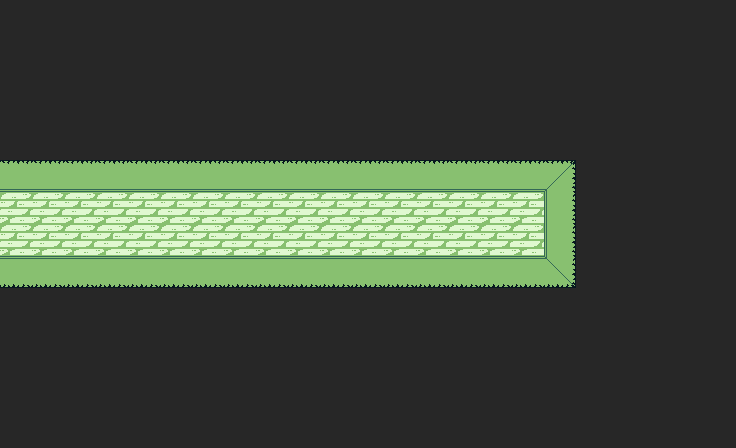

A 2D game scene composited from a Tiled map and its tileset images. What follows is a short description and the map's XML, with every tile layer's data as written:
An orthogonal 23x14 tile map with 32x32 px tiles, 1 tile layer (Vrstva dlaždic 1).

<map version="1.8" tiledversion="1.8.4" orientation="orthogonal" renderorder="right-down" width="23" height="14" tilewidth="32" tileheight="32" infinite="0" nextlayerid="2" nextobjectid="1">
 <tileset firstgid="1" source="../Zdi.tsx" />
 <layer id="1" name="Vrstva dlaždic 1" width="23" height="14">
  <data encoding="csv">
18,18,18,18,18,18,18,18,18,18,18,18,18,18,18,18,18,18,18,18,18,18,18,
18,18,18,18,18,18,18,18,18,18,18,18,18,18,18,18,18,18,18,18,18,18,18,
18,18,18,18,18,18,18,18,18,18,18,18,18,18,18,18,18,18,18,18,18,18,18,
18,18,18,18,18,18,18,18,18,18,18,18,18,18,18,18,18,18,18,18,18,18,18,
18,18,18,18,18,18,18,18,18,18,18,18,18,18,18,18,18,18,18,18,18,18,18,
6,6,6,6,6,6,6,6,6,6,6,6,6,6,6,6,6,7,18,18,18,18,18,
5,5,5,5,5,5,5,5,5,5,5,5,5,5,5,5,5,9,18,18,18,18,18,
5,5,5,5,5,5,5,5,5,5,5,5,5,5,5,5,5,9,18,18,18,18,18,
12,12,12,12,12,12,12,12,12,12,12,12,12,12,12,12,12,10,18,18,18,18,18,
18,18,18,18,18,18,18,18,18,18,18,18,18,18,18,18,18,18,18,18,18,18,18,
18,18,18,18,18,18,18,18,18,18,18,18,18,18,18,18,18,18,18,18,18,18,18,
18,18,18,18,18,18,18,18,18,18,18,18,18,18,18,18,18,18,18,18,18,18,18,
18,18,18,18,18,18,18,18,18,18,18,18,18,18,18,18,18,18,18,18,18,18,18,
18,18,18,18,18,18,18,18,18,18,18,18,18,18,18,18,18,18,18,18,18,18,18
</data>
 </layer>
</map>
